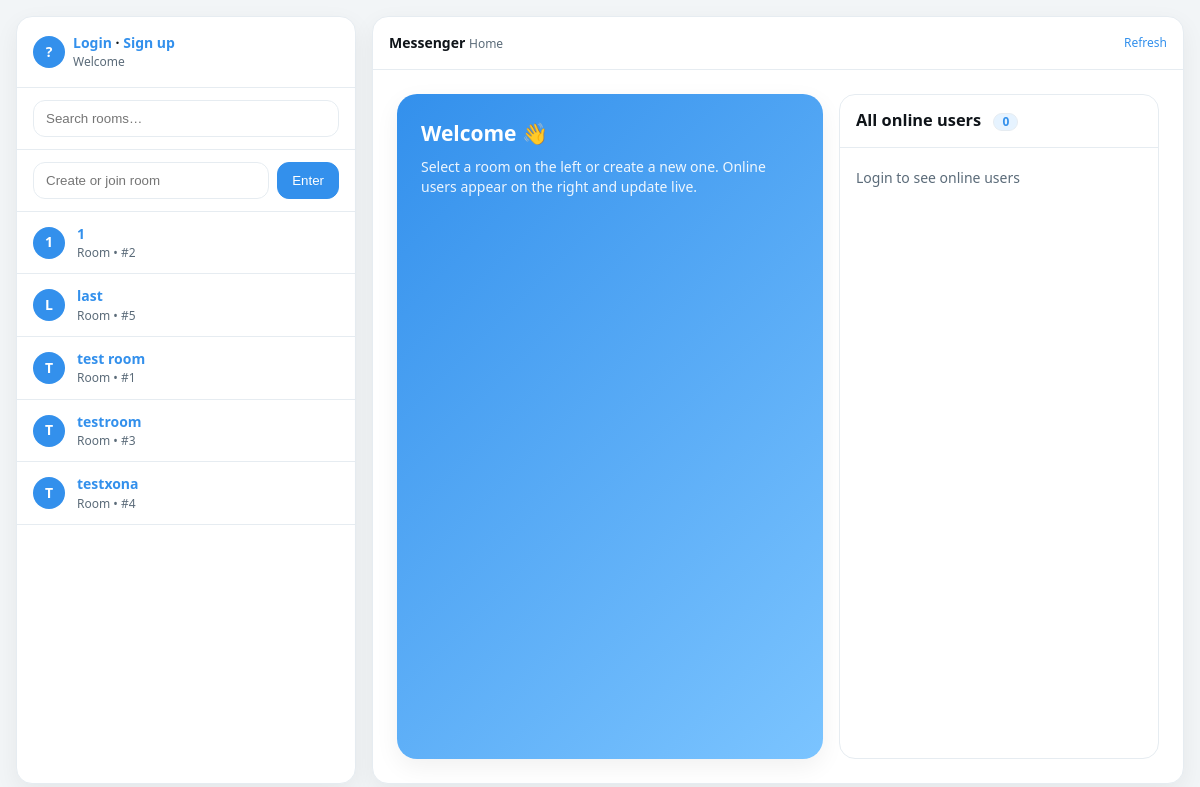
Before: / with the older database file.
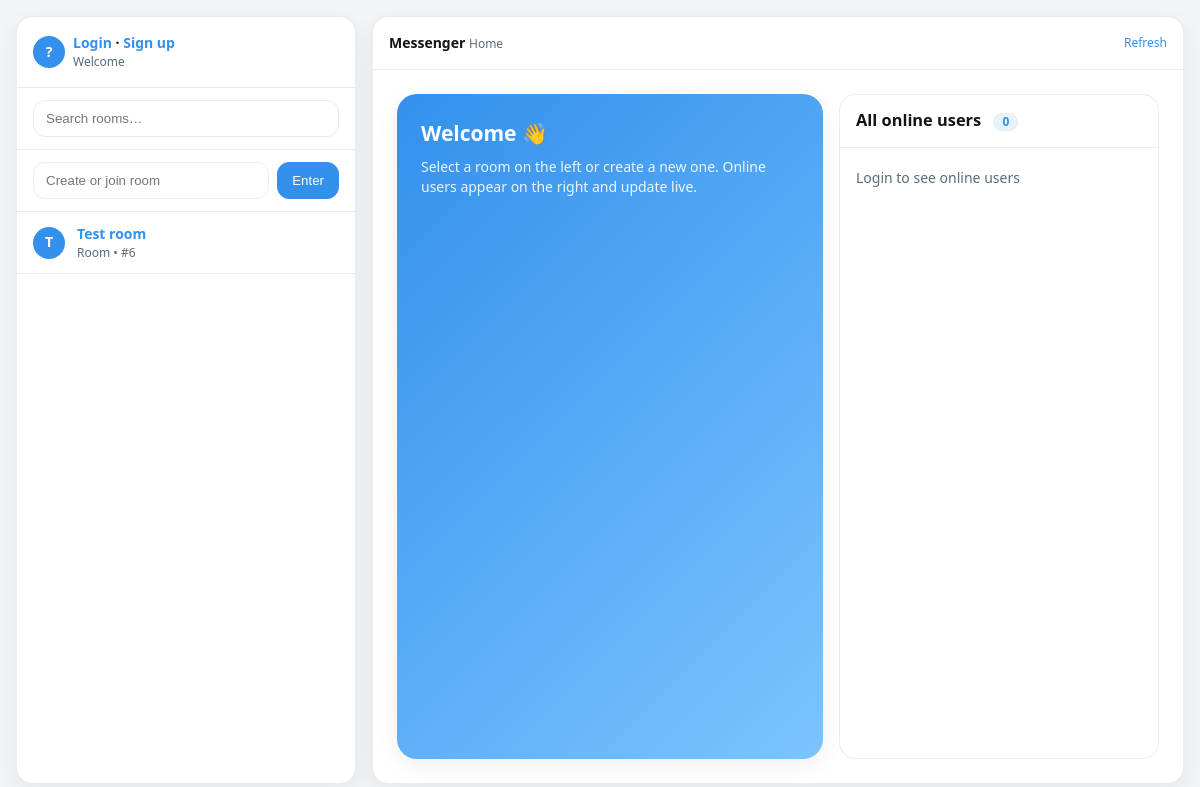
After: the same page with the newer database file.
### chat/models.py (models this page shows, shortened)
class Room(models.Model):
    name = models.CharField(max_length=255, unique=True)
    current_users = models.ManyToManyField("User", related_name="current_rooms", blank=True, through="RoomMembership")

### chat/views.py (the view)
# urls.py: path("", views.index, name="index"),
def index(request):
    if request.method == "POST":
        name = request.POST.get("name", "").strip()
        if name:
            room, _ = Room.objects.get_or_create(name=name)
            return HttpResponseRedirect(reverse("room", args=[room.pk]))
    rooms = Room.objects.all().order_by("name")
    return render(request, "chat/index.html", {"rooms": rooms})

### chat/templates/chat/index.html (shortened to what this page needs)
<!doctype html>
<html lang="en">
<head>
</head>
<body>
  <div class="app">
    <aside class="sidebar">
      <div class="sb-head">
        {% if user.is_authenticated %}
          <div class="avatar">{{ user.username|slice:":1"|upper }}</div>
          <div>
            <div class="greet">Hello, {{ user.username }}</div>
            <div class="chip"><a href="{% url 'logout' %}">Logout</a></div>
          </div>
        {% else %}
          <div class="avatar">?</div>
          <div>
            <div class="greet"><a href="{% url 'login' %}">Login</a> · <a href="{% url 'signup' %}">Sign up</a></div>
            <div class="chip">Welcome</div>
          </div>
        {% endif %}
      </div>
      <div class="search">
        <input type="text" placeholder="Search rooms…" oninput="filterRooms(this.value)" />
      </div>
      <form class="room-form" method="post">{% csrf_token %}
        <input name="name" type="text" placeholder="Create or join room">
        <button class="btn" type="submit">Enter</button>
      </form>
      <ul class="rooms" id="room-list">
        {% for r in rooms %}
          <li>
            <a class="room-item" href="{% url 'room' r.pk %}">
              <div class="avatar" aria-hidden="true">{{ r.name|slice:":1"|upper }}</div>
              <div>
                <div class="rname">{{ r.name }}</div>
                <div class="chip">Room • #{{ r.pk }}</div>
              </div>
            </a>
          </li>
        {% empty %}
          <li><div class="room-item"><div class="chip">No rooms yet</div></div></li>
        {% endfor %}
      </ul>
    </aside>
    <main class="main">
      <div class="main-head">
        <div><strong>Messenger</strong> <span class="chip">Home</span></div>
        <div class="chip"><a href="{% url 'index' %}">Refresh</a></div>
      </div>
      <div class="main-body">
        <section class="hero">
          <h2>Welcome 👋</h2>
          <p>Select a room on the left or create a new one. Online users appear on the right and update live.</p>
        </section>
        <section class="panel">
          <h3>All online users <span class="badge" id="online-count">0</span></h3>
          <ul id="online-users"><li style="color:var(--muted); padding:12px 16px">Loading…</li></ul>
        </section>
      </div>
    </main>
  </div>
</body>
</html>

### chat/templates/chat/index.html (style rules this page uses)
:root { --bg: #f2f5f7; --panel: #ffffff; --text: #0f1419; --muted: #5b6b79; --border: #e6ecf1; --blue: #3390ec; --blue-weak:#e6f3ff; --success:#3cb179; --radius: 16px; --shadow: 0 8px 24px rgba(15,20,25,.06); }
* { box-sizing:border-box }
html,body { height:100% }
body { margin:0; background:var(--bg); color:var(--text); font: 14px/1.45 system-ui, -apple-system, Segoe UI, Roboto, Ubuntu, Cantarell, "Noto Sans", sans-serif; }
.badge { display:inline-block; min-width:1.5em; padding:2px 8px; margin-left:8px; font-size:12px; line-height:1; border-radius:999px; background:var(--blue-weak); color:var(--blue); border:1px solid var(--border); }
a { color:var(--blue); text-decoration:none }
.app { height:100vh; display:grid; grid-template-columns: 340px 1fr; gap:16px; padding:16px; }
.sidebar { background:var(--panel); border:1px solid var(--border); border-radius:var(--radius); box-shadow:var(--shadow); display:flex; flex-direction:column; overflow:hidden }
.main { background:var(--panel); border:1px solid var(--border); border-radius:var(--radius); box-shadow:var(--shadow); display:flex; flex-direction:column; overflow:hidden }
.sb-head { padding:16px; border-bottom:1px solid var(--border); display:flex; align-items:center; gap:8px }
.avatar { width:32px; height:32px; border-radius:50%; background:var(--blue); color:white; display:grid; place-items:center; font-weight:700 }
.sb-head .greet { font-weight:600 }
.search { padding:12px 16px; border-bottom:1px solid var(--border) }
.search input { width:100%; padding:10px 12px; border-radius:12px; border:1px solid var(--border); background:transparent; color:var(--text) }
.room-form { padding:12px 16px; border-bottom:1px solid var(--border); display:flex; gap:8px }
.room-form input { flex:1; padding:10px 12px; border-radius:12px; border:1px solid var(--border); background:transparent; color:var(--text) }
.btn { padding:10px 14px; border-radius:12px; border:1px solid var(--blue); background:var(--blue); color:#fff; cursor:pointer }
.rooms { list-style:none; margin:0; padding:0; overflow:auto }
.rooms li { border-bottom:1px solid var(--border) }
.room-item { display:flex; gap:12px; align-items:center; padding:12px 16px }
.room-item .rname { font-weight:600 }
.chip { font-size:12px; color:var(--muted) }
.main-head { padding:16px; border-bottom:1px solid var(--border); display:flex; align-items:center; justify-content:space-between }
.main-body { flex:1; overflow:auto; padding:24px; display:grid; grid-template-columns: 1fr 320px; gap:16px }
.hero { background:linear-gradient(135deg, var(--blue) 0%, #7bc4ff 100%); color:#fff; border-radius:20px; padding:24px; min-height:180px; box-shadow:var(--shadow) }
.hero h2 { margin:0 0 8px }
.hero p { margin:0; opacity:.9 }
.panel { background:var(--panel); border:1px solid var(--border); border-radius:16px; overflow:hidden }
.panel h3 { margin:0; padding:14px 16px; border-bottom:1px solid var(--border) }
.panel ul { list-style:none; margin:0; padding:8px 0; max-height:360px; overflow:auto }

Changed rows visible on the page:
removed Room: name "1", pk "2"
removed Room: name "L", name "last", pk "5"
removed Room: name "T", name "test room", pk "1"
removed Room: name "T", name "testroom", pk "3"
removed Room: name "T", name "testxona", pk "4"
added Room: name "T", name "Test room", pk "6"
